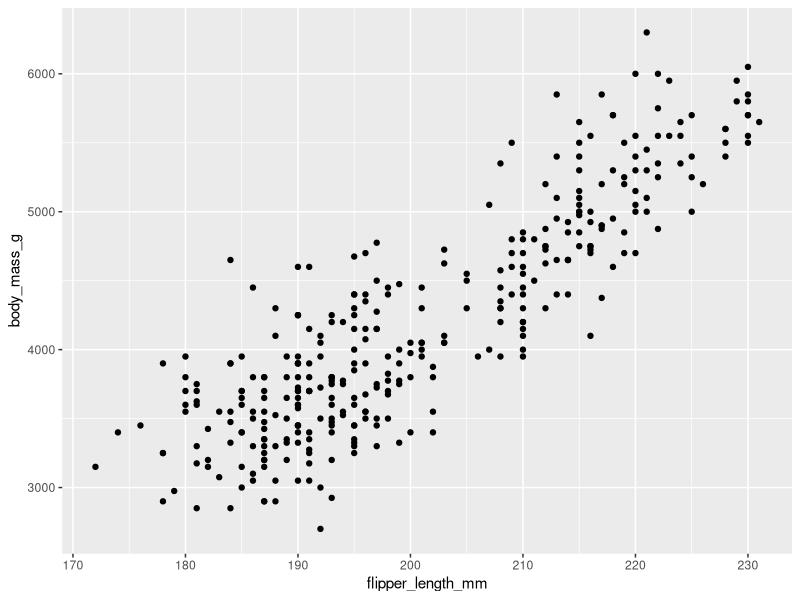
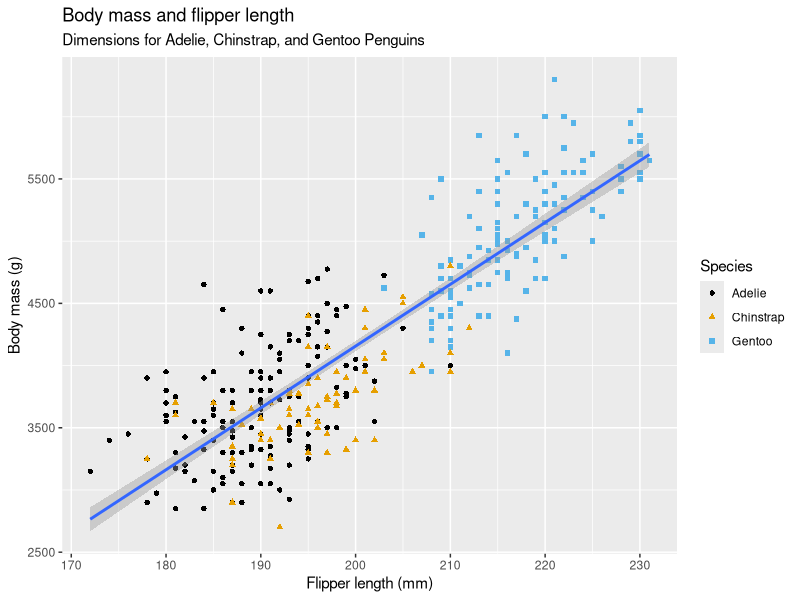
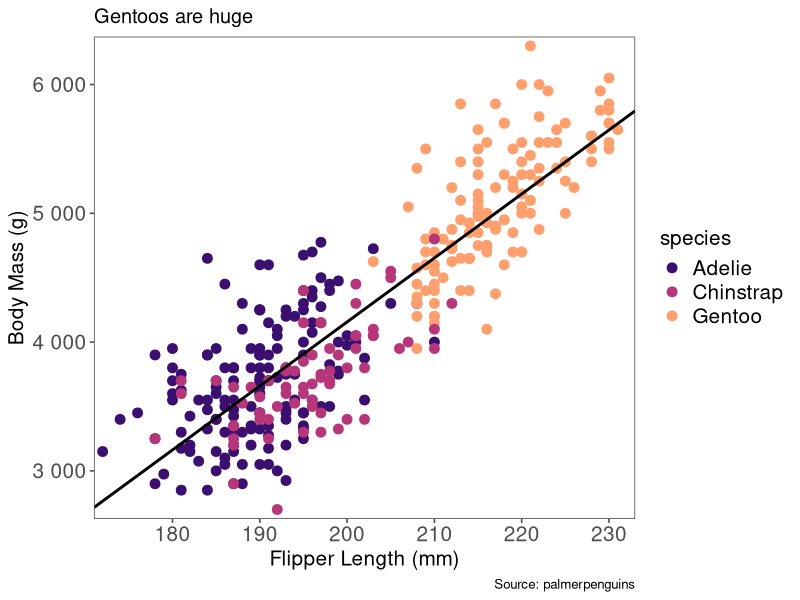
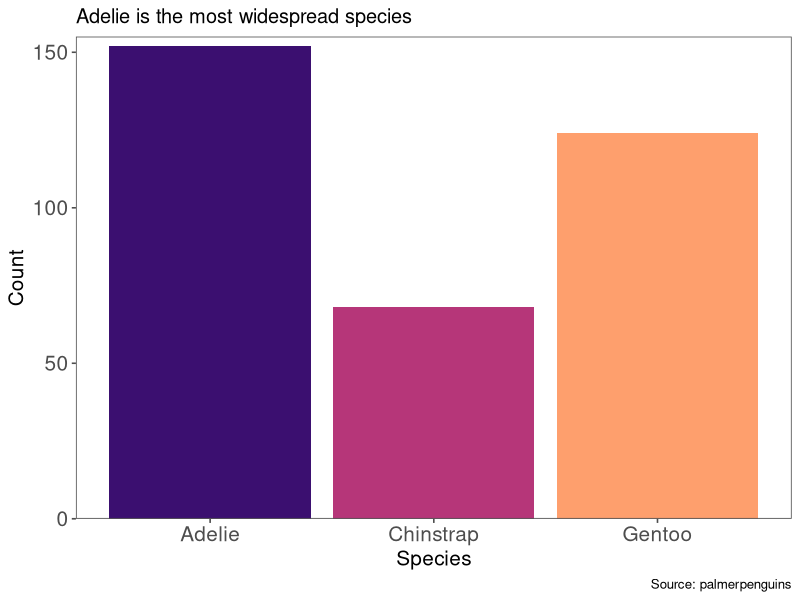
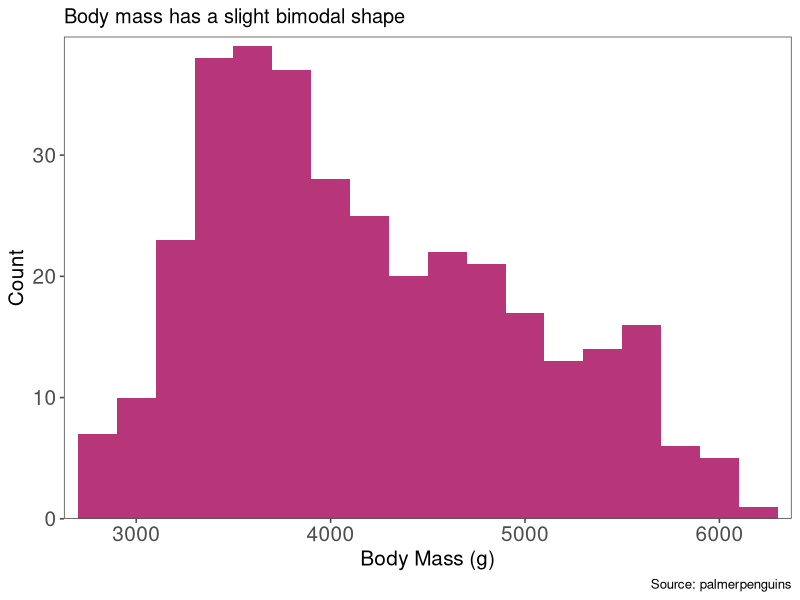
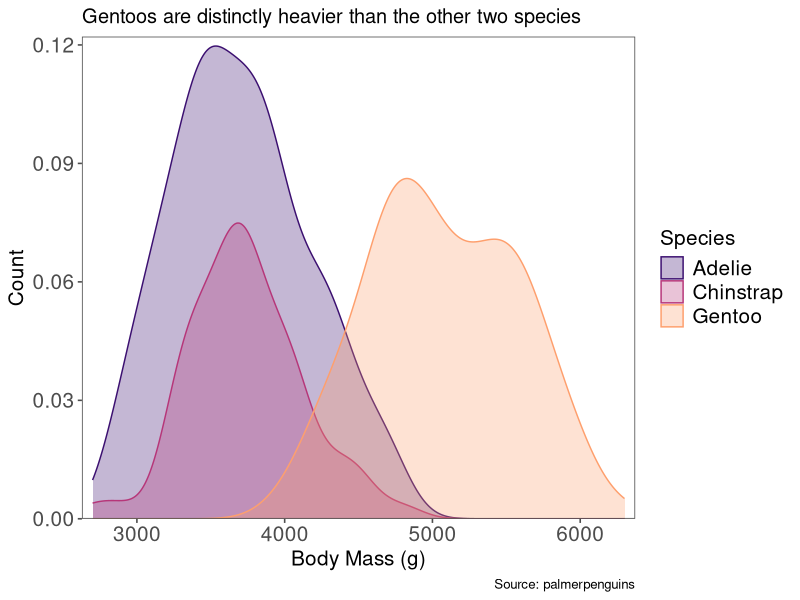
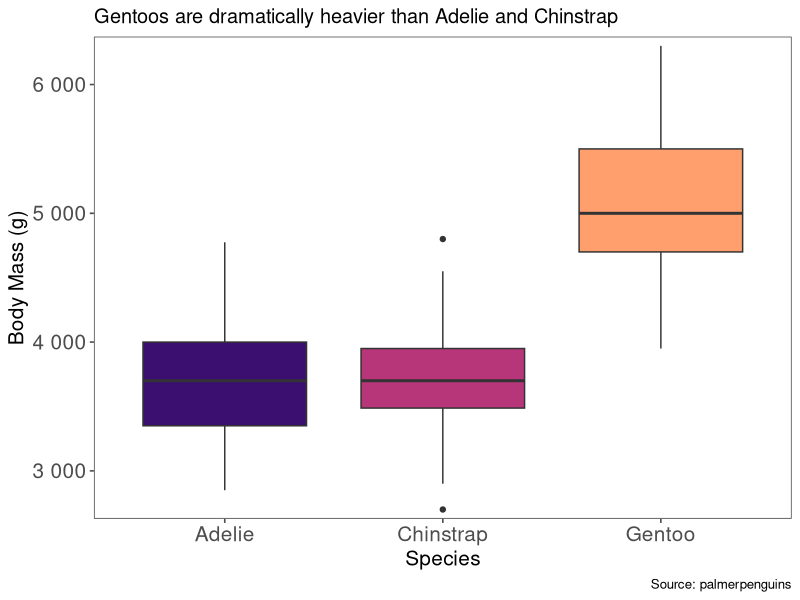
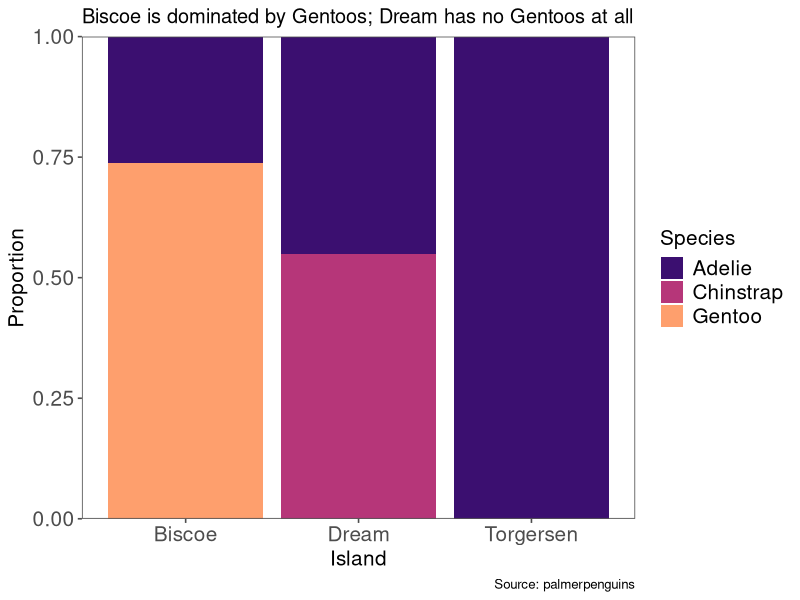

Generate these figures, in order, with R:
## ---- chunk 1
library(palmerpenguins)
# palmerpenguins is a dataset stored in an R package
# It is also probably the most widely used dataset in R for examples, development, and teaching
# comments can exist in chunks. I don't like showing code in knitted files. 
## ---- chunk 2
library(tidyverse)
# tidyverse is most of the toolset for modern Data Science in R
## ---- chunk 3
#| echo: true
glimpse(penguins)
## ---- chunk 4
#| label: fig-scatter-basic
#| fig-cap: ""
ggplot( # Written this way, I interpret the basics of a ggplot as settings in the `ggplot()` command. 
  data = penguins,
  mapping = aes(x = flipper_length_mm, y = body_mass_g))  +  # at this point, there is a "live" ggplot seed
  geom_point() # And then `geom_point()` interprets the ggplot seed in it's own way. 
## ---- chunk 5
library(ggthemes)
## ---- chunk 6
#| label: fig-scatter-book
#| fig-cap: ""
ggplot(
  data = penguins,
  mapping = aes(x = flipper_length_mm, y = body_mass_g)
) +
  geom_point(aes(color = species, shape = species)) +
  geom_smooth(method = "lm") +
  labs(
    title = "Body mass and flipper length",
    subtitle = "Dimensions for Adelie, Chinstrap, and Gentoo Penguins",
    x = "Flipper length (mm)", y = "Body mass (g)",
    color = "Species", shape = "Species"
  ) +
  scale_color_colorblind()
## ---- chunk 7
#| label: fig-scatter-refined
#| fig-cap: ""
penguins |> # my preferred way of writing ggplots is to start with the dataframe and pipe it into ggplot. I think of it as "plot of penguins" like this, instead of "plot made of penguins".
    ggplot(mapping = aes(x = flipper_length_mm, y = body_mass_g)) +
    geom_point(mapping = aes(color = species),
                             size = 3) + # set size of point manually
    geom_smooth(method = "lm",
                color = "black", 
                se = FALSE, # Turn of standard error
                fullrange = TRUE) + # aesthetic choice to make the line extand to the edge. 
    scale_color_viridis_d(option = "magma", begin = 0.2, end = 0.8) + # my preferred viridis settings that I came to throught trial and error in the past. 
    labs(
        x = "Flipper Length (mm)",
        y = "Body Mass (g)",
        title = "Gentoos are huge", # description of a finding
        caption = "Source: palmerpenguins" # always site source
    ) +
    scale_x_continuous(limits = c(171, 233), expand = expansion(0)) +
    scale_y_continuous(labels = scales::label_number(),
                       expand = expansion(mult = 0.02)) +
    theme_few() +
    theme(
      axis.title = element_text(size = rel(1.25)),
      axis.text = element_text(size = rel(1.25)),
      legend.title = element_text(size = rel(1.25)),
      legend.text = element_text(size = rel(1.25))
    )
## ---- chunk 8
#| label: fig-bar-species
#| fig-cap: ""
penguins |>
  ggplot(aes(x = species)) +
  geom_bar(aes(fill = species)) +
  scale_fill_viridis_d(option = "magma", begin = 0.2, end = 0.8) +
  labs(
    x = "Species",
    y = "Count",
    title = "Adelie is the most widespread species",
    caption = "Source: palmerpenguins"
  ) +
  scale_y_continuous(expand = expansion(mult = c(0, 0.02))) +
  theme_few() +
  theme(
    axis.title = element_text(size = rel(1.25)),
    axis.text  = element_text(size = rel(1.25)),
    legend.position = "none" # species is already labeled on the x-axis
  )
## ---- chunk 9
#| label: fig-histogram-mass
#| fig-cap: ""
penguins |>
  ggplot(aes(x = body_mass_g)) +
  geom_histogram(binwidth = 200, fill = viridis::magma(1, begin = 0.5)) +
  labs(
    x = "Body Mass (g)",
    y = "Count",
    title = "Body mass has a slight bimodal shape",
    caption = "Source: palmerpenguins"
  ) +
  scale_x_continuous(expand = expansion(mult = 0.02)) +
  scale_y_continuous(expand = expansion(mult = c(0, 0.02))) +
  theme_few() +
  theme(
    axis.title = element_text(size = rel(1.25)),
    axis.text  = element_text(size = rel(1.25))
  )
## ---- chunk 10
#| label: fig-density-mass
#| fig-cap: ""
penguins |>
  ggplot(aes(x = body_mass_g, color = species, fill = species)) +
  geom_density(aes(y = after_stat(count)), alpha = 0.3) +
  scale_color_viridis_d(option = "magma", begin = 0.2, end = 0.8) +
  scale_fill_viridis_d(option = "magma", begin = 0.2, end = 0.8) +
  labs(
    x = "Body Mass (g)",
    y = "Count",
    color = "Species",
    fill = "Species",
    title = "Gentoos are distinctly heavier than the other two species",
    caption = "Source: palmerpenguins"
  ) +
  scale_x_continuous(expand = expansion(mult = 0.02)) +
  scale_y_continuous(expand = expansion(mult = c(0, 0.02))) +
  theme_few() +
  theme(
    axis.title  = element_text(size = rel(1.25)),
    axis.text   = element_text(size = rel(1.25)),
    legend.title = element_text(size = rel(1.25)),
    legend.text  = element_text(size = rel(1.25))
  )
## ---- chunk 11
#| label: fig-boxplot-mass
#| fig-cap: ""
penguins |>
  ggplot(aes(x = species, y = body_mass_g)) +
  geom_boxplot(aes(fill = species)) +
  scale_fill_viridis_d(option = "magma", begin = 0.2, end = 0.8) +
  labs(
    x = "Species",
    y = "Body Mass (g)",
    title = "Gentoos are dramatically heavier than Adelie and Chinstrap",
    caption = "Source: palmerpenguins"
  ) +
  scale_y_continuous(labels = scales::label_number(),
                     expand = expansion(mult = 0.02)) +
  theme_few() +
  theme(
    axis.title = element_text(size = rel(1.25)),
    axis.text  = element_text(size = rel(1.25)),
    legend.position = "none" # species already on x-axis
  )
## ---- chunk 12
#| label: fig-bar-stacked
#| fig-cap: ""
penguins |>
  ggplot(aes(x = island, fill = species)) +
  geom_bar(position = "fill") +
  scale_fill_viridis_d(option = "magma", begin = 0.2, end = 0.8) +
  labs(
    x = "Island",
    y = "Proportion",
    fill = "Species",
    title = "Biscoe is dominated by Gentoos; Dream has no Gentoos at all",
    caption = "Source: palmerpenguins"
  ) +
  scale_y_continuous(expand = expansion(0)) +
  theme_few() +
  theme(
    axis.title  = element_text(size = rel(1.25)),
    axis.text   = element_text(size = rel(1.25)),
    legend.title = element_text(size = rel(1.25)),
    legend.text  = element_text(size = rel(1.25))
  )
## ---- chunk 13
#| label: fig-facet-island
#| fig-cap: ""
penguins |>
  ggplot(aes(x = flipper_length_mm, y = body_mass_g)) +
  geom_point(aes(color = species), size = 3) +
  facet_wrap(~island) +
  scale_color_viridis_d(option = "magma", begin = 0.2, end = 0.8) +
  labs(
    x = "Flipper Length (mm)",
    y = "Body Mass (g)",
    color = "Species",
    title = "Biscoe penguins span the widest range of sizes",
    caption = "Source: palmerpenguins"
  ) +
  scale_x_continuous(expand = expansion(mult = 0.02)) +
  scale_y_continuous(labels = scales::label_number(),
                     expand = expansion(mult = 0.02)) +
  theme_few() 
